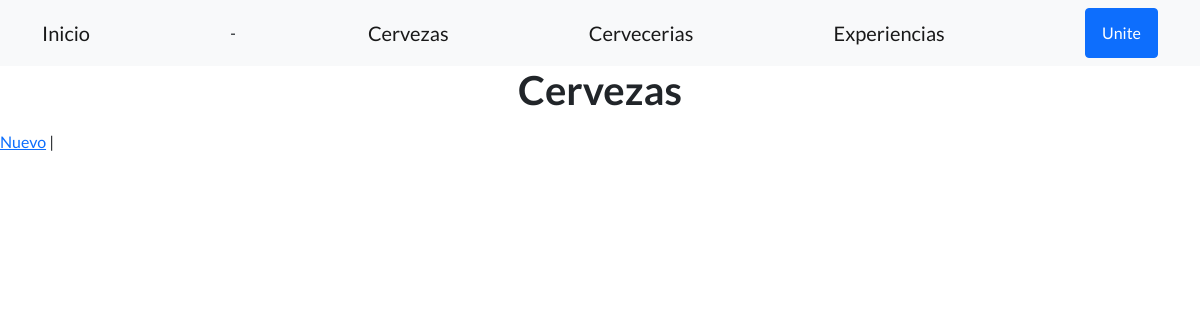
Page /Cerveblog/listaCervezas on the earlier database version.
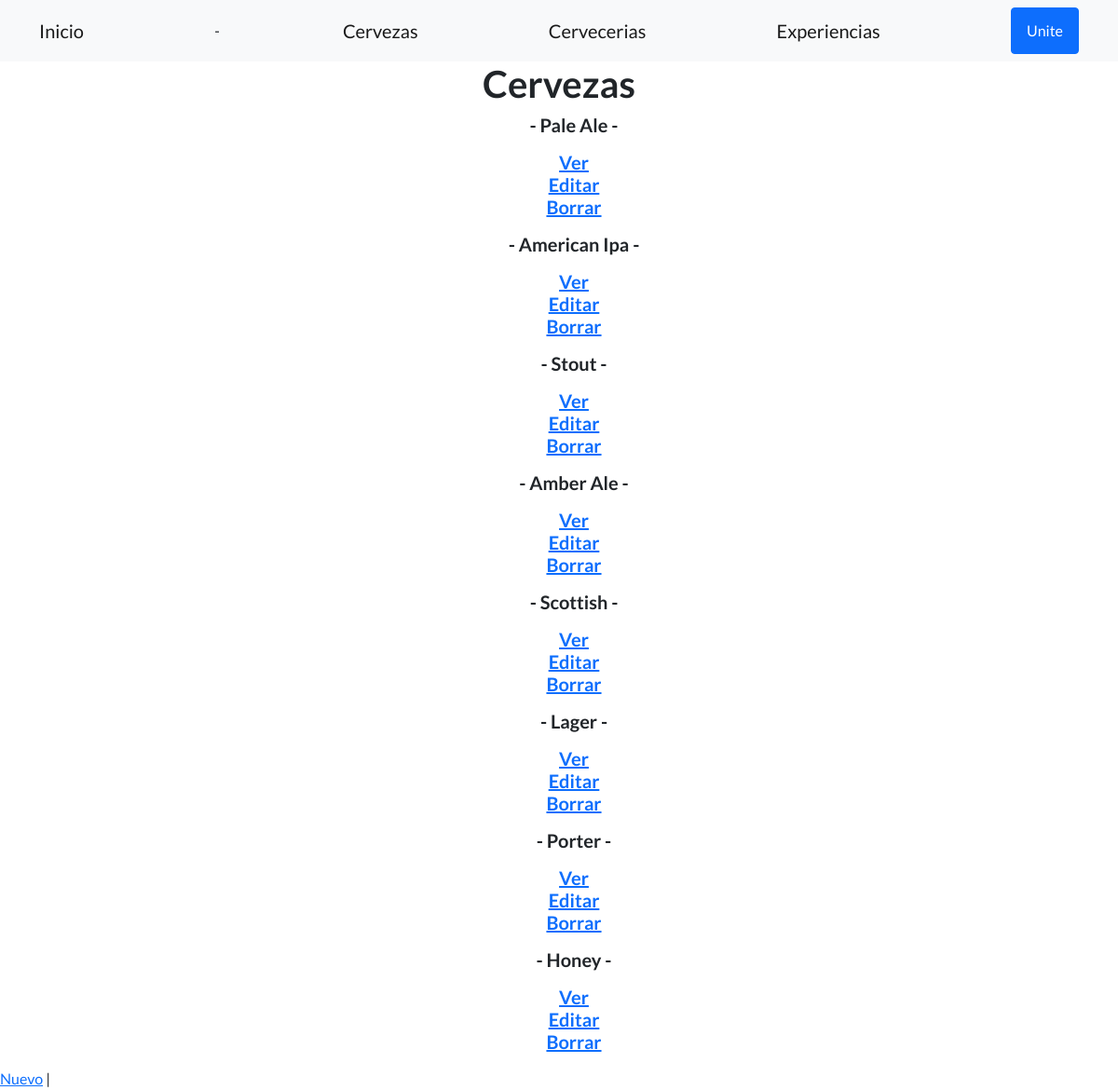
Same page on the later database version.
### GrupoC/models.py (models this page shows, shortened)
class Cerveza(models.Model):
    nombre=models.CharField('nombre', max_length=40)
    IBU=models.IntegerField()
    grad_alcohol=models.FloatField()

### GrupoC/views.py (the view)
# urls.py: path('listaCervezas', views.CervezaList.as_view(),name='List'),
class CervezaList (ListView):
    model= Cerveza
    template_name = "GrupoC/cerveza_list.html"

### GrupoC/Templates/GrupoC/cerveza_list.html (shortened to what this page needs)
<!DOCTYPE html>
<html lang="en">
<head>
    {% load static %}
    <link href="https://cdn.jsdelivr.net/npm/bootstrap-icons@1.5.0/font/bootstrap-icons.css" rel="stylesheet" type="text/css" />
    <link href="{% static 'GrupoC/css/styles.css' %}" rel="stylesheet" />
</head>
<body>
    <nav class="navbar navbar-light bg-light static-top">
        <div class="container">
            <a class="navbar-brand" href="{% url 'Inicio' %}">Inicio</a>
            <li class="list-inline-item">-</li>
            <a class="navbar-brand" href="{% url 'List' %}">Cervezas</a>
            <a class="navbar-brand" href="{% url 'Cervecerias' %}">Cervecerias</a>
            <a class="navbar-brand" href="{% url 'Experiencias' %}">Experiencias</a>
            <a class="btn btn-primary" href="#signup">Unite</a>
        </div>
    </nav>
    <div>
        <h1 class="row justify-content-center">Cervezas</h1>
        <ul>
            {% for cerveza in object_list %}
                    <h5 >
                        <p class="row justify-content-center">- {{ cerveza.nombre }} - </p>
                        <p >
                            <a class="row justify-content-center" href="{% url 'Detail' cerveza.nombre %}">Ver
                            <a class="row justify-content-center" href="{% url 'Edit' cerveza.nombre %}">Editar</a>
                            <a class="row justify-content-center" href="{% url 'Delete' cerveza.nombre %}">Borrar
                            </a>
                        </p>
                    </h5>
            {% endfor %}
        </ul>
    </div>
    <a href="{% url 'New'  %}">Nuevo</a> |
</body>
</html>

Differences in the rows shown:
added Cerveza: nombre "Pale Ale"
added Cerveza: nombre "American Ipa"
added Cerveza: nombre "Stout"
added Cerveza: nombre "Amber Ale"
added Cerveza: nombre "Scottish"
added Cerveza: nombre "Lager"
added Cerveza: nombre "Porter"
added Cerveza: nombre "Honey"
